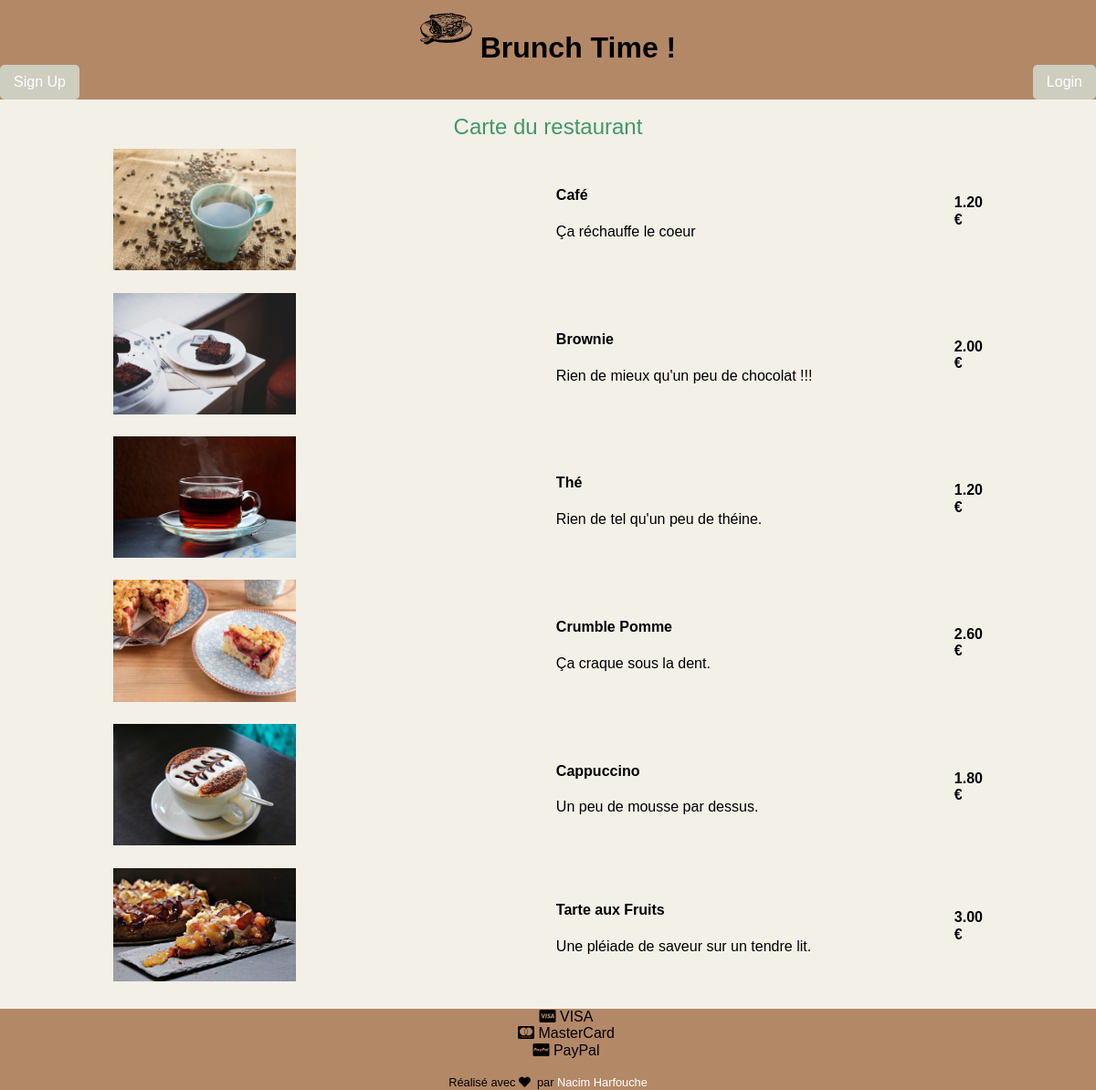
The page / on the database its author committed.
### tables this page shows
CREATE TABLE IF NOT EXISTS `meal` (
  `Id` int(11) NOT NULL AUTO_INCREMENT,
  `Name` varchar(30) NOT NULL,
  `Photo` varchar(30) NOT NULL,
  `Description` varchar(250) NOT NULL,
  `QuantityInStock` tinyint(4) NOT NULL,
  `BuyPrice` double NOT NULL,
  `SalePrice` double NOT NULL,
  PRIMARY KEY (`Id`)
);

### library/MicroKernel.class.php (called while the page is built, shortened)
<?php
class MicroKernel
{
    private $applicationPath;
    private $configuration;
    private $controllerPath;
    public function __construct()
    {
        $this->applicationPath = realpath(ROOT_PATH.'/application');
        $this->configuration   = new Configuration();
        $this->controllerPath  = null;
    }
    public function bootstrap()
    {
        $this->configuration->load('database');
        $this->configuration->load('library');
        return $this;
    }
    public function loadClass($class)
    {
        $class = str_replace('\\', DIRECTORY_SEPARATOR, $class);
        if(substr($class, -10) == 'Controller')
        {
            $filename = "$this->controllerPath/$class.class.php";
        }
        else if(substr($class, -4) == 'Form')
        {
            $filename = "$this->applicationPath/forms/$class.class.php";
        }
        elseif(substr($class, -5) == 'Model')
        {
            $filename = "$this->applicationPath/models/$class.class.php";
        }
        else
        {
            $filename = "$this->applicationPath/classes/$class.class.php";
        }
    }
    public function run(FrontController $frontController)
    {
        try
        {
            $requestPath = $frontController->buildContext($this->configuration);
            $this->controllerPath = "$this->applicationPath/controllers$requestPath";
            $frontController->run();
            $frontController->renderView();
        }
        catch(Exception $exception)
        {
            ob_clean();
            $frontController->renderErrorView
            (
                implode('<br>',
                [
                    $exception->getMessage(),
                    "<strong>Fichier</strong> : ".$exception->getFile(),
                    "<strong>Ligne</strong> : ".$exception->getLine()
                ])
            );
        }
    }
}

### index.php (called while the page is built, shortened)
<?php
require_once 'library/Configuration.class.php';
require_once 'library/Database.class.php';
require_once 'library/FrontController.class.php';
require_once 'library/MicroKernel.class.php';
$microKernel = new MicroKernel();
$microKernel->bootstrap()->run(new FrontController());

### application/controllers/HomeController.class.php (called while the page is built, shortened)
<?php
class HomeController
{
    public function httpGetMethod(Http $http, array $queryFields)
    {
        $mealModel = new MealModel();
        $meals = $mealModel->selectAllMeal();
        return ["meals"=>$meals];
    }
}

### library/Database.class.php (called while the page is built, shortened)
<?php
class Database
{
	private $pdo;
	public function __construct()
	{
		$configuration = new Configuration();
		$this->pdo = new PDO
		(
			$configuration->get('database', 'dsn'),
			$configuration->get('database', 'user'),
			$configuration->get('database', 'password')
		);
		$this->pdo->exec('SET NAMES UTF8');
        $this->pdo->setAttribute(PDO::ATTR_ERRMODE, PDO::ERRMODE_EXCEPTION);
	}
    public function query($sql, array $criteria = array())
    {
        $query = $this->pdo->prepare($sql);
        $query->execute($criteria);
        return $query->fetchAll(PDO::FETCH_ASSOC);
    }
}

### library/Configuration.class.php (called while the page is built, shortened)
<?php
class Configuration
{
	private static $registry;
	public function __construct()
	{
		if(Configuration::$registry === null)
		{
			Configuration::$registry = array();
		}
	}
	public function get($filename, $key, $defaultValue = null)
	{
		if(array_key_exists($filename, Configuration::$registry) === true)
		{
			if(array_key_exists($key, Configuration::$registry[$filename]) === true)
			{
				return Configuration::$registry[$filename][$key];
			}
		}
		return $defaultValue;
	}
	public function load($filename)
	{
		Configuration::$registry[$filename] = $config;
	}
}

### application/models/MealModel.class.php (called while the page is built, shortened)
<?php
class MealModel {
    function selectAllMeal() {
        $database = new Database();
        $meals = $database->query("SELECT * FROM meal");
        return $meals;
    }
}

### application/www/HomeView.phtml (the view, shortened to what this page needs)
<table class="generic-table meal-list">
    <caption>Carte du restaurant</caption>
    <tbody>
        <?php foreach ($meals as $meal):?>
            <tr class="menu">
                <td class="firstTD">
                    <img src="<?= $wwwUrl ?>/images/meals/<?= $meal["Photo"] ?>" alt="<?= $meal["Name"] ?>" />
                </td>
                <td class="secondTD">
                    <h4><?= $meal["Name"] ?></h4>
                    <p><?= $meal["Description"] ?></p>
                </td>
                <td class="thirdTD">
                    <p><strong><?= number_format($meal["SalePrice"],2) ?> €</strong></p>
                </td>
            </tr>
        <?php endforeach; ?>
    </tbody>
</table>

### library/FrontController.class.php (shortened to what this page needs)
<?php
class FrontController
{
    private $http;
    private $viewData;
    public function __construct()
    {
        $this->http = new Http();
        $this->viewData =
        [
            'template'  => null,
            'variables' =>
            [
                'requestUrl' => $_SERVER['SCRIPT_NAME'],
                'wwwUrl'     => str_replace('index.php', 'application/www', $_SERVER['SCRIPT_NAME'])
            ]
        ];
    }
    public function renderView()
    {
        $this->viewData['template'] = WWW_PATH.
            $this->http->getRequestPath().DIRECTORY_SEPARATOR.
            $this->http->getRequestFile().'View.phtml';
        extract($this->viewData['variables'], EXTR_OVERWRITE);
        if(array_key_exists('_raw_template', $this->viewData['variables']) == true)
        {
            unset($this->viewData['variables']['_raw_template']);
            include $this->viewData['template'];
        }
        else
        {
            include WWW_PATH.'/LayoutView.phtml';
        }
    }
    public function run()
    {
        $controller = new $controllerClass();
        if($this->http->getRequestMethod() == 'GET')
        {
            $fields = $_GET;
            $method = 'httpGetMethod';
        }
        else
        {
            $fields = $_POST;
            $method = 'httpPostMethod';
        }
        $this->viewData['variables'] = array_merge
        (
            $this->viewData['variables'],
            (array) $controller->$method($this->http, $fields)
        );
    }
}

### application/www/LayoutView.phtml (shortened to what this page needs)
<!DOCTYPE html>
<html>
<head>
    <link rel="stylesheet" href="<?= $wwwUrl ?>/css/normalize.css">
    <link rel="stylesheet" href="https://use.fontawesome.com/releases/v5.7.2/css/all.css">
    <link rel="stylesheet" href="<?= $wwwUrl ?>/css/style.css">
</head>
<body>
<header>
    <h1>
        <a href="<?= $requestUrl ?>">
            <img src="<?= $wwwUrl ?>/images/logo.svg" height="63" width="57" alt="tarte"> Brunch Time !
        </a>
    </h1>
    <?php if (count($_SESSION) == 0): ?>
        <div>
            <a href="<?= $requestUrl ?>/signup" >Sign Up</a>
            <a href="<?= $requestUrl ?>/login">Login</a>
        </div>
    <?php endif; ?>
</header>
<main>
    <?php include $this->viewData['template'] ?>
</main>
<footer>
    <ul class="link-list">
        <li id="visa"><i class="fab fa-cc-visa"></i> <span>VISA</span></li>
        <li id="mastercard"><i class="fab fa-cc-mastercard"></i> <span>MasterCard</span></li>
        <li id="paypal"><i class="fab fa-cc-paypal"></i> <span>PayPal</span></li>
    </ul>
    <small>Réalisé avec <i class="fa fa-heart"></i>&nbsp; par <a href="https://github.com/NacimHarfouche" id="test">Nacim Harfouche</a></small>
</footer>
</body>
</html>

### application/www/css/style.css (style rules this page uses)
* { box-sizing: border-box; outline: none; }
html { height: 100%; }
body { height: 100%; margin: 0; background-color: #f3f0e8; }
a { text-decoration: none; }
ul { list-style: none; }
main { margin: auto; width: 90%; }
header { background-color: #B38867; }
header h1 { margin: 0; text-align: center; display: flex; flex-direction: column; }
header h1 a { color: black; }
header img { color: red; }
header div { display: flex; justify-content: space-between; }
header div a { background-color: #CDCDC0; color: white; border-radius: 5px; padding: 10px 15px; }
footer { background-color: #B38867; width: 100%; text-align: center; }
small a { color: white; }
table { margin: auto; width: 90%; border-collapse: collapse; }
td { padding: 10px; }
.meal-list caption { font-size: 1.5rem; color: #439668; }
.menu td img { width: 200px; }
.firstTD { width: 50%; }
.secondTD { width: 45%; }
.thirdTD { width: 5%; }

### rows shown on the page
meal: Photo (picture), Name "Café", Description "Ça réchauffe le coeur", SalePrice "1.20"
meal: Photo (picture), Name "Brownie", Description "Rien de mieux qu'un peu de chocolat !!!", SalePrice "2.00"
meal: Photo (picture), Name "Thé", Description "Rien de tel qu'un peu de théine.", SalePrice "1.20"
meal: Photo (picture), Name "Crumble Pomme", Description "Ça craque sous la dent.", SalePrice "2.60"
meal: Photo (picture), Name "Cappuccino", Description "Un peu de mousse par dessus.", SalePrice "1.80"
meal: Photo (picture), Name "Tarte aux Fruits", Description "Une pléiade de saveur sur un tendre lit.", SalePrice "3.00"
